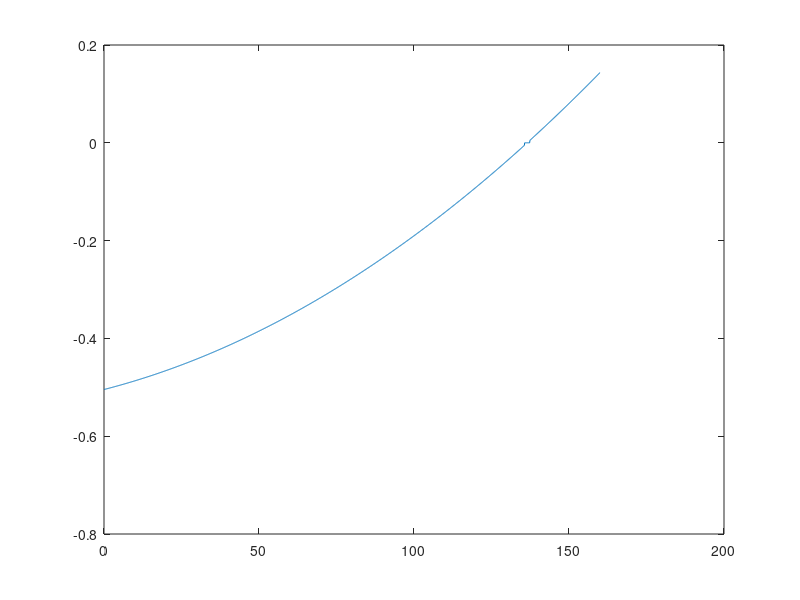

MATLAB code for this plot:
m = 1300;
d = 0.5*1.293*0.35*2.25072;
v = [0:0.1:160]/3.6;
g = 9.81;
v0 = 8/3.6;
theta =0/180*pi;

a0 = -d/m*30*v0-d/m*v0.^2;
a = -d/m*30*v-d/m*v.^2-g*sin(theta)-a0;


F0 = (30*d*v0+d*v0.^2);
ad = -0.1*9.81;
F = (ad*m+30*d*v+m*g*sin(theta)+d*v.^2)-F0;
FF = (abs(F/m)>0.01).*F/m;
figure()
plot(v*3.6,FF*0.5)
% figure()
% plot(v*3.6,a)